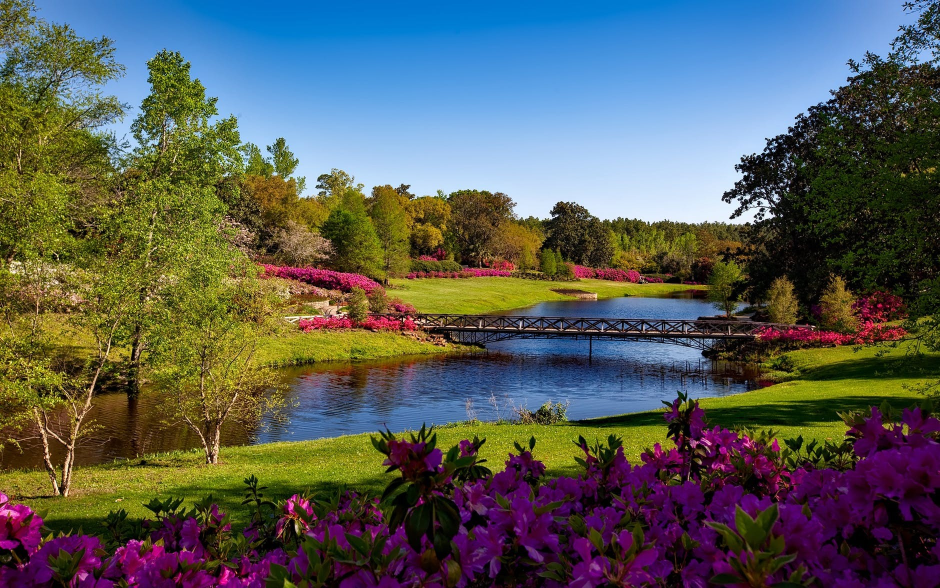
#> input picture colorImage.jfif, 1880 x 1176 px (shown at 1/2 size)
$ python driver.py
#> lines starting #> are read from the running program, lines starting #| are printed output that depends on the picture
### colorize.py
'''
This file includes image processing tools and the KNN Basic Agent functionality
'''


# WE ARE USING SCIKIT ONLY FOR IMAGE REPRESENTATION HERE! NO BUILT IN METHODS ARE USED IN OUR IMPLEMENTATION
import time
import threading
from collections import deque
from random import randint, sample

from skimage import io
import numpy

# converts numpy array to image with specified name
def arrayToImage(array,imageName):
    array = array.astype(numpy.uint8)
    io.imsave(imageName,array)

# converts image to numpyArray for manipulation
def imageToArray(imageName):
#> called with imageName = 'colorImage.jfif'
    return io.imread(imageName).astype(numpy.double)

# image is a numpy array of 3 dimensions representing a color image
    # returns the numpy array representing a black and white image
def bwImage(colorImage):
    #colorImage is a np array with rgb "layers" i.e mxn pixels in 3 dimensions for rgb
    #greyscale function is replacing (r,g,b) with 0.21 r + 0.72 g + 0.07b
    r,g,b = colorImage[:,:,0], colorImage[:,:,1], colorImage[:,:,2]
    greyValues = (numpy.rint(numpy.add((0.21 * r),(0.72 * g),(0.07*b)))).astype(numpy.double)
    # returning greyscale numpy array
    return greyValues

# general function that takes a numpy data array representing the entire color image
    # runs numMeans-clustering on the image
    # then recolors the image that was input as an argument
    # returns the numpy array representing the recolored left half of the image
# [305 lines left out: functions kmeans, sixClosestPatches, knn, thread_knn, test, not called in this run]

### model.py
import sys

import numpy as np
import random
import atexit
import math
import signal


# PATCH IS ASSUMING THE FOLLOWING FORMAT FOR EACH PATCH (CONSISTENT WITH COLORIZE.py format):
'''
[
blackWhiteTraining[z - 1, y - 1],
blackWhiteTraining[z, y - 1],
blackWhiteTraining[z + 1, y - 1],
blackWhiteTraining[z - 1, y],
blackWhiteTraining[z, y],
blackWhiteTraining[z + 1, y],
blackWhiteTraining[z - 1, y + 1],
blackWhiteTraining[z, y + 1],
blackWhiteTraining[z + 1, y + 1]]
'''


class Model():

    '''
    This class is an abstract class for a Model. From here we could specify different models and loss functions
    Features are passed in as a pointer. It is the caller's responsibility to make sure featurePtr and featureDim match. If they don't then there won't be the correct number of weights.
    '''
    def __init__(self, id, featurePtr, featureDim):
        # standard featureDim is 10 --> (1,x_1,x_2,x_3,x_4,x_5,x_6,x_7,x_8,x_9)
        self.features = featurePtr
        self.featureDim = featureDim
        self.redWeights=[]
        self.greenWeights=[]
        self.blueWeights=[]
        self.id = id


    #return r,g,b value model gets at patch
    def evaluateModel(self, patch):
        pass

    def getRGB(self, patch):
        pass

    #evaluate gradient of the loss (which we precalculate) at vector x
    def loss_gradient(self, patch, actualrgb):
        pass

    # by stochastic gradient descent
    # trains the red, green, and blue models
    # assumes blackWhiteTraining and colorTraining are numpy arrays
    # alpha, beta, and delta are our learning rates for our 3 separate models
    # [111 lines left out: function trainModel, not called in this run]


    #generates a color image from bwImage to compare to the original color image
    def testModel(blackWhiteTest,colorTest):
        pass

    # computes loss for the training image
    def trainingLoss(self,blackWhiteTraining,colorImageTraining):
        pass


    # TXT FILE ENCODING:
        # redWeight_1 redWeight_2 ...
        # gWeight_1 gWeight_2 ...
        # bWeight_1 bWeight_2 ...
    def loadWeightsFromFile(self):
        # idea, we split the output into lines, append each number into its respective weights vector
        try:
            file = open("redWeights{id}.txt".format(id = self.id), 'r')
            actualRedWeights=[]
            lines = file.read().splitlines()
            stringRedWeights = lines[0].split()
            for num in stringRedWeights:
                actualRedWeights.append(np.double(num))
            self.redWeights = actualRedWeights
            file.close()
        except :
            pass

        try:
            file = open("greenWeights{id}.txt".format(id = self.id), 'r')
            lines = file.read().splitlines()
            actualGreenWeights = []
            stringGreenWeights = lines[0].split()
            for num in stringGreenWeights:
                actualGreenWeights.append(np.double(num))
            self.greenWeights = actualGreenWeights
            file.close()
        except:
            pass

        try :
            file = open("blueWeights{id}.txt".format(id = self.id), 'r')
            lines = file.read().splitlines()
            actualBlueWeights = []
            stringBlueWeights = lines[0].split()
            for num in stringBlueWeights:
                actualBlueWeights.append(np.double(num))
            self.blueWeights = actualBlueWeights
            file.close()
        except:
            pass


    # [28 lines left out: function writeWeightsToFile, not called in this run]

class SigmoidModel(Model):

    def __init__(self, id, featurePtr, featureDim):
        super().__init__(id, featurePtr, featureDim)

    def sigmoid(self,z):
        res= np.double(1.) / (np.double(1.) + np.double(np.exp(-z)))
        return np.double(res)

    def evaluateModel(self, patch):
        #return r,g,b value model gets at patch
        # sigmoid function is:  sigmoid(z) = 1/(1+e^{-z})
        phi = self.features(patch)
        red_dot = np.dot(self.redWeights, phi)
        green_dot = np.dot(self.greenWeights, phi)
        blue_dot = np.dot(self.blueWeights, phi)
        return self.sigmoid(red_dot) , self.sigmoid(green_dot), self.sigmoid(blue_dot)

    def getRGB(self, patch, scaled = False):
        if not scaled:
            patch /= 2500
        modelR, modelG, modelB = self.evaluateModel(patch)
        return 255*modelR, 255*modelG, 255*modelB

    # computes loss for the training image
    # data should be scaled down before calling this method
    # [42 lines left out: functions trainingLoss, loss_gradient, not called in this run]

### driver.py
# just hosts logic for starting up training of our model, computing loss of an output image compared to the actual
import atexit

import numpy as np

import model
import colorize

#can specify different features for different models, driver.py's responsibility to make sure dim matches
dimWanted=30
def featurePtr(patch):
    features=[np.double(0.1)]
    for num in patch:
        for dim in range(1,dimWanted+1):
            features.append(np.double(np.double(num)**dim))
    return np.array(features).astype(np.double)

ourModel = model.SigmoidModel(30, featurePtr, (9*dimWanted)+1)
# cropping color image to the same 512x512 crop as in colorize
colorImage = (colorize.imageToArray("colorImage.jfif"))[500:500+512,900:900+512,:]
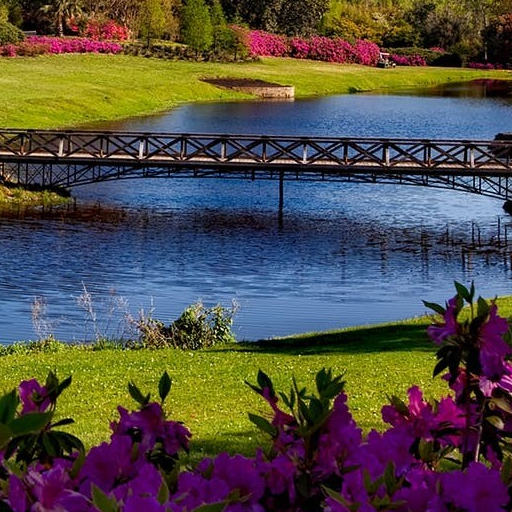
#> colorImage: shape (512, 512, 3) float64; mean R, G, B 82.5, 77.5, 70.6
cWidth, cLength, cDepth = np.shape(colorImage)
#> cWidth = 512; cLength = 512; cDepth = 3
bwImage = colorize.bwImage(colorImage)
#> in bwImage, `r,g,b = colorImage[:,:,0], colorImage[:,:,1], colorImage[:,:,2]`:
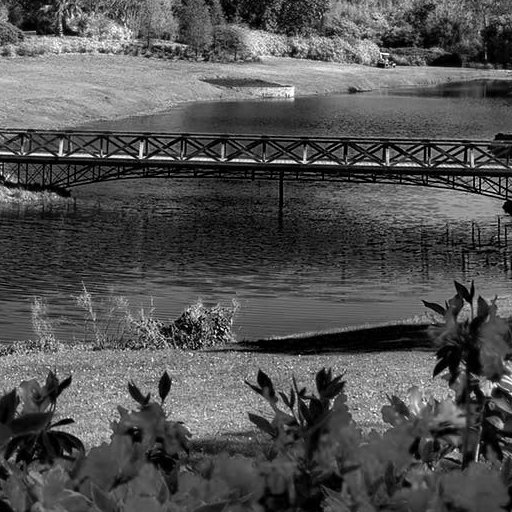
#> r: shape (512, 512) float64; min 0, max 255, mean 82.5
#> in bwImage, `r,g,b = colorImage[:,:,0], colorImage[:,:,1], colorImage[:,:,2]`:
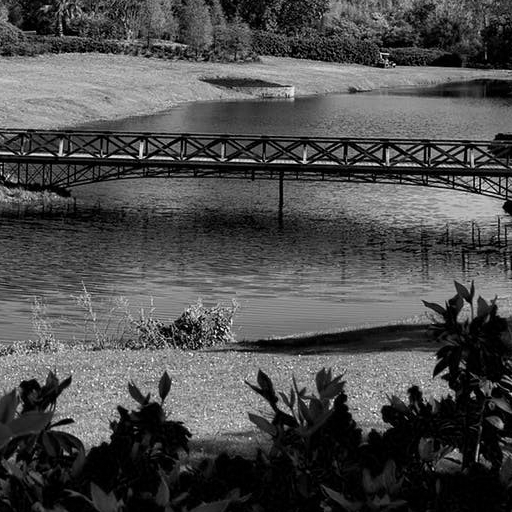
#> g: shape (512, 512) float64; min 0, max 255, mean 77.5
#> in bwImage, `r,g,b = colorImage[:,:,0], colorImage[:,:,1], colorImage[:,:,2]`:
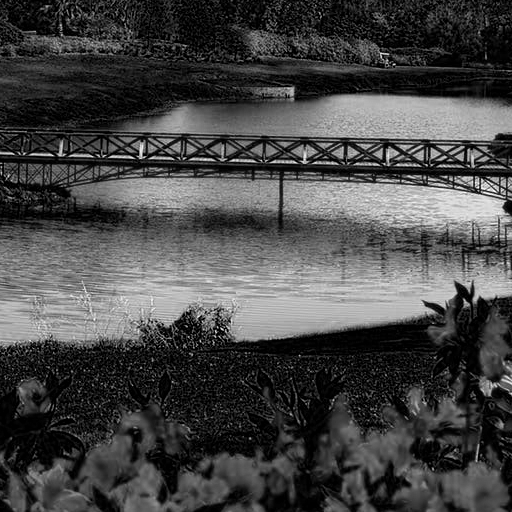
#> b: shape (512, 512) float64; min 0, max 255, mean 70.6
bwWidth, bwLength = np.shape(bwImage)
#> bwWidth = 512; bwLength = 512

yesNo = int(input("Please enter 0 if you want to train the model and 1 if you want to test the output and compute the loss!"))
#> the answer given: 1
if yesNo ==0:
    # train
    ourModel.loadWeightsFromFile()
    ourModel.trainModel(bwImage[:,:int(bwLength/2)],colorImage[:,:int(cLength/2),:],3, 3, 10)
else:
    # output image and compute loss
    ourModel.loadWeightsFromFile()
    result = np.zeros((bwWidth,bwLength,3),dtype="uint8")
    for row in range(bwWidth):
        if row==0 or row==bwWidth-1:
            continue
        for col in range(bwLength):
            if col==0 or col==bwLength-1:
                continue
            #coloring the image from a patch
            patch = np.array([bwImage[row - 1][col - 1], #column1
                bwImage[row][col - 1],
                bwImage[row + 1][col - 1],
                bwImage[row - 1][col],#column2
                bwImage[row][col],
                bwImage[row + 1][col],
                bwImage[row - 1][col + 1],#column3
                bwImage[row][col + 1],
                bwImage[row + 1][col + 1]])
#> (the run stopped early here; a loop or call above may not have finished)
